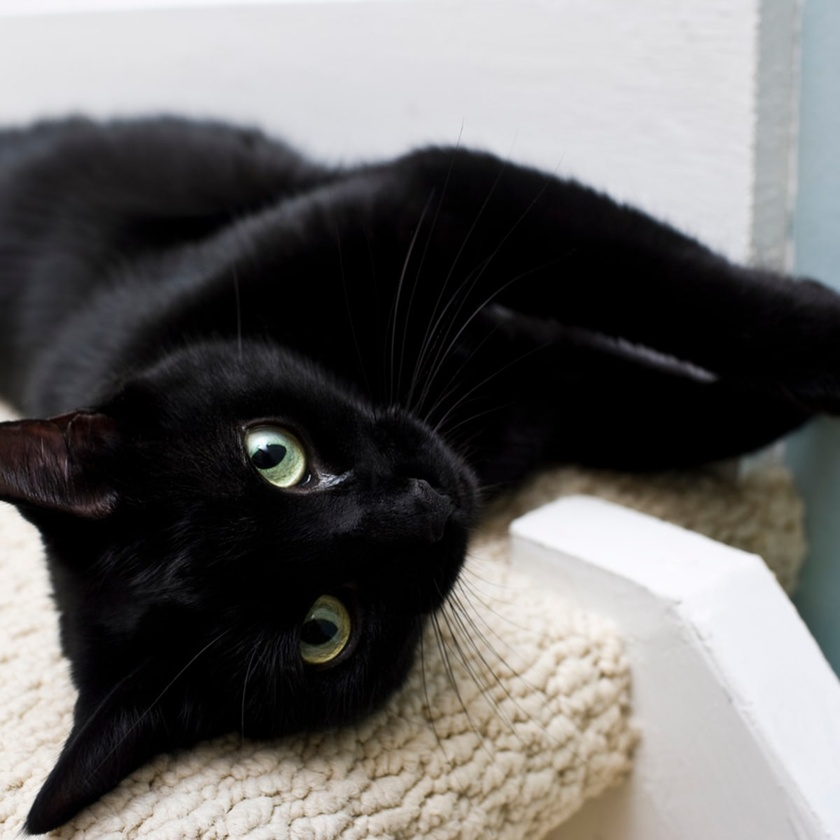
#> input picture Com_Vi/Week06/bb.jpg, 840 x 840 px, shrunk from 1200 x 1200 before the run
$ python lab06_3.py
#> lines starting #> are read from the running program, lines starting #| are printed output that depends on the picture; after the words box and inside, x2 and y2 are one past the last pixel; in counts of white or black regions, pixels touching at a corner belong together
import numpy as np
import cv2
import matplotlib.pyplot as plt

def add_salt_and_pepper_noise(image, salt_probability, pepper_probability):
    noisy_image = np.copy(image)
    rows, cols = image.shape[:2]

    for i in range(rows):
        for j in range(cols):
            r = np.random.random()

            if r < salt_probability:
                noisy_image[i, j] = 255
            elif r < salt_probability + pepper_probability:
                noisy_image[i, j] = 0

    return noisy_image

image = cv2.imread('bb.jpg', cv2.IMREAD_GRAYSCALE)
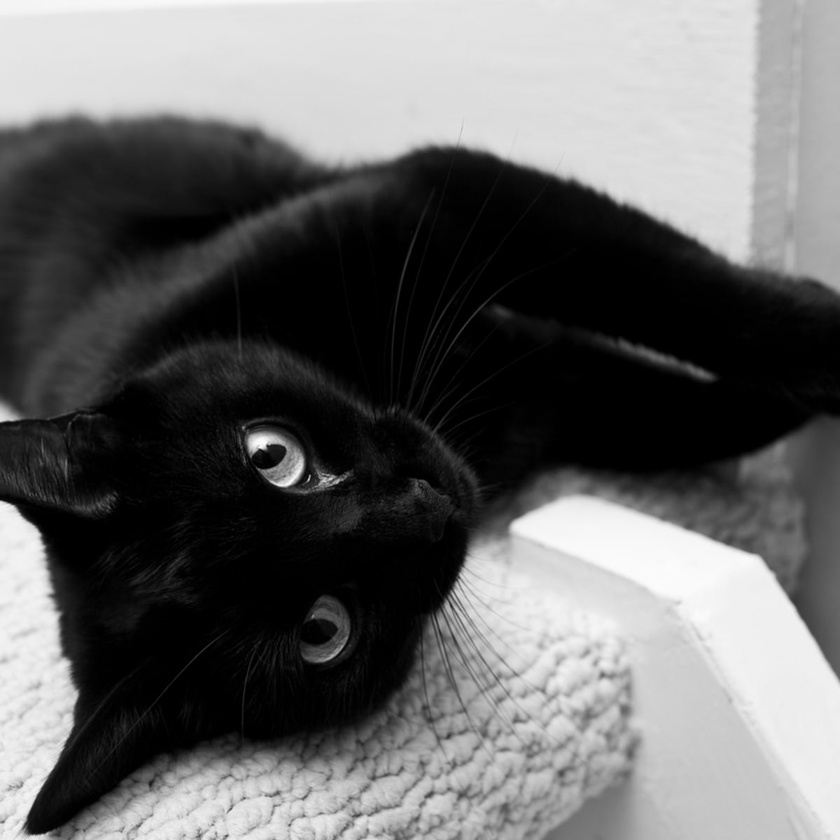
#> image: shape (840, 840); min 0, max 255, mean 103.1
salt_probability = 0.02
pepper_probability = 0.02
noisy_image = add_salt_and_pepper_noise(image, salt_probability, pepper_probability)
#> after the loop in add_salt_and_pepper_noise, `for i in range(rows):`:
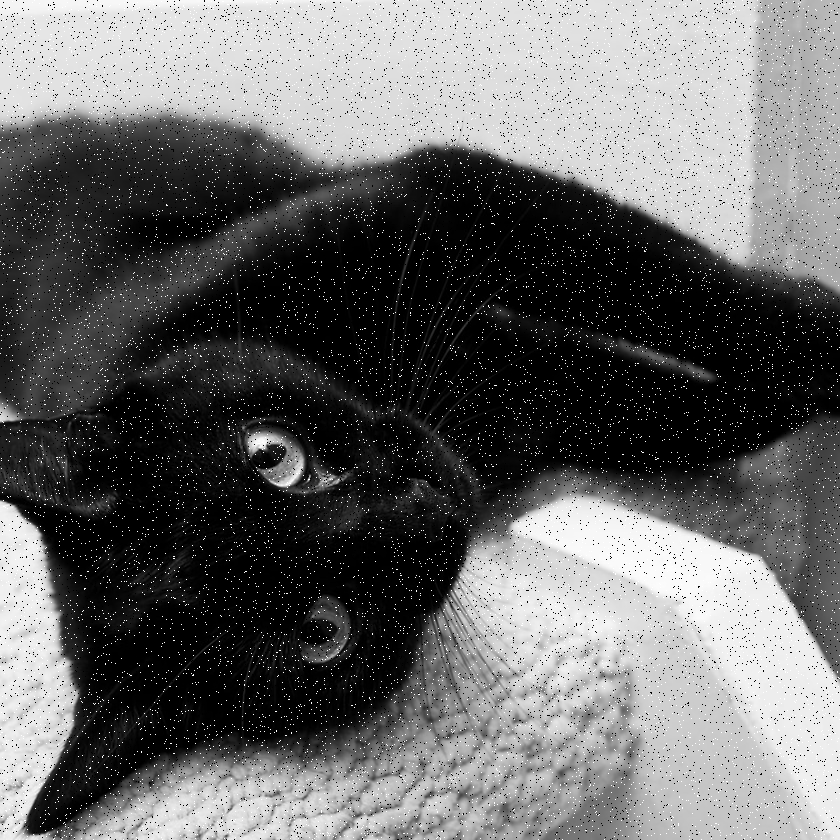
#> noisy_image: shape (840, 840); 3.71% of pixels changed, all inside (x1, y1, x2, y2) = (0, 0, 840, 840)

plt.figure(figsize=(10, 5))
plt.subplot(1, 2, 1)
plt.imshow(image, cmap='gray')
plt.title('Original Image')
plt.axis('off')

plt.subplot(1, 2, 2)
plt.imshow(noisy_image, cmap='gray')
plt.title('Image with Salt-and-Pepper Noise')
plt.axis('off')

plt.tight_layout()
plt.show()
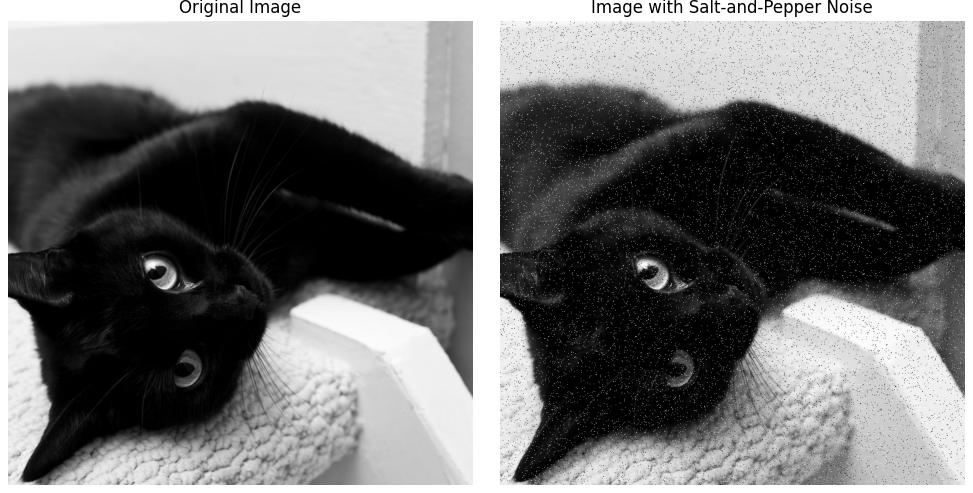
#> figure drawn by matplotlib, 2 panels

$ run again, with Com_Vi/Week06/BC.jpeg copied over Com_Vi/Week06/bb.jpg
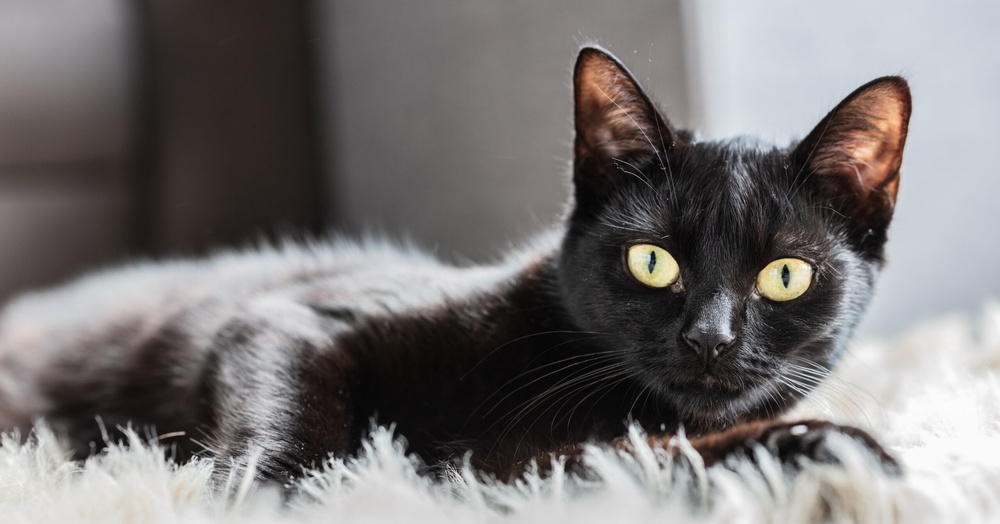
#> input picture Com_Vi/Week06/BC.jpeg, 1000 x 524 px, shrunk from 2560 x 1341 before the run
#> after the loop in add_salt_and_pepper_noise, `for i in range(rows):`:
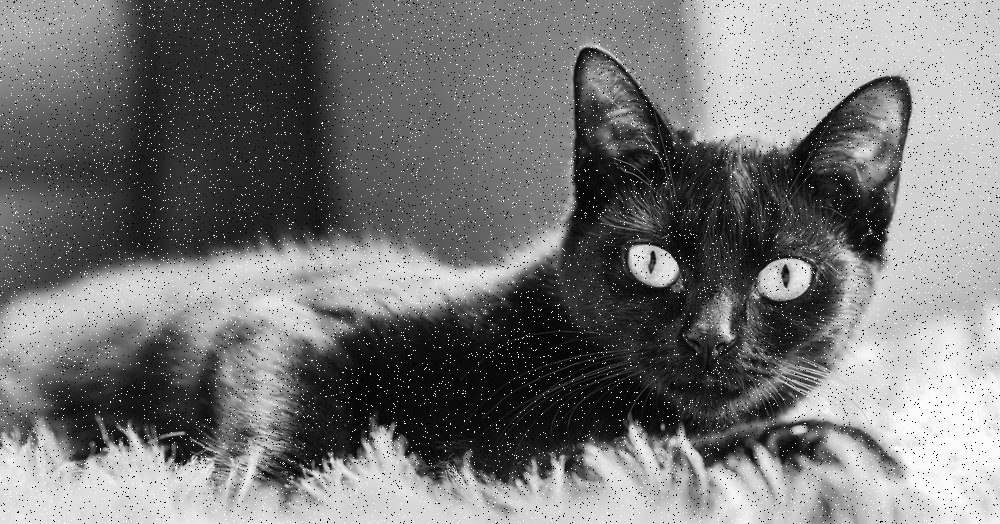
#> noisy_image: shape (524, 1000); min 0, max 255, mean 117.8
#> `plt.show()`:
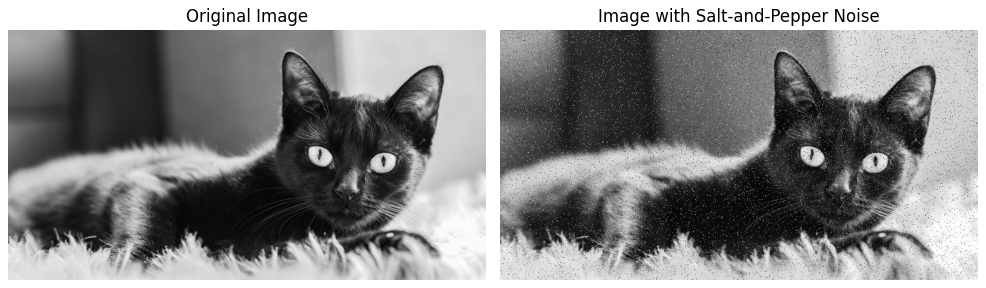
#> figure drawn by matplotlib, 2 panels
